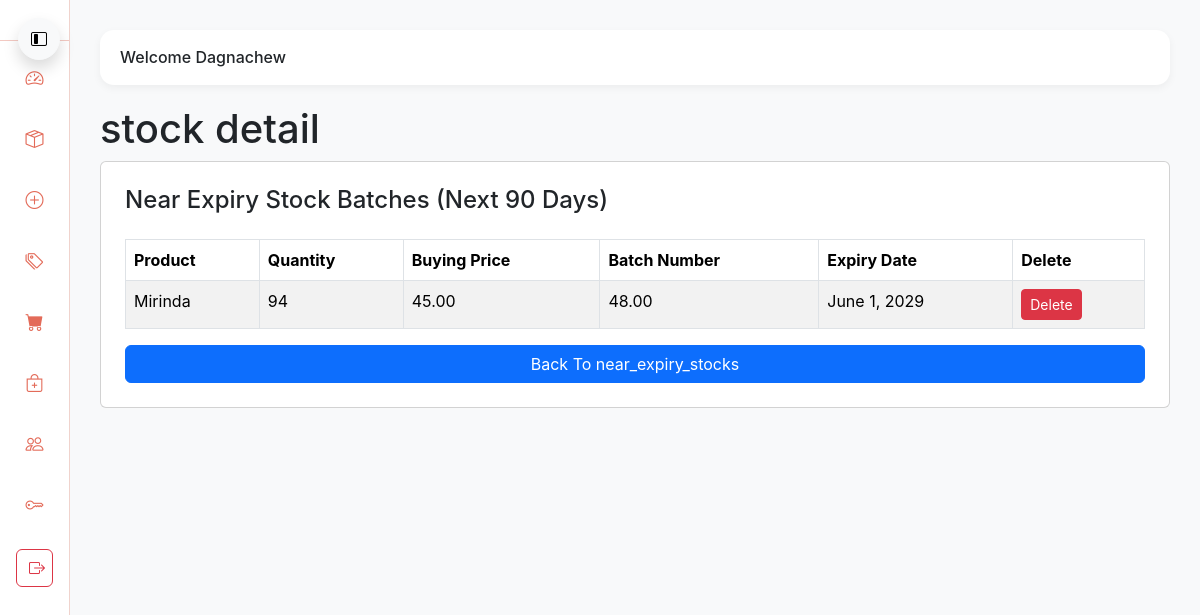
/stock_deatil/10/ (signed in), run on the app's committed database.
### authentication/models.py (models this page shows, shortened)
class CustomUser(AbstractUser):
    class UserType(models.TextChoices):
        ADMIN = "admin", "Admin"
        CASHIER = "cashier", "Cashier"
    user_type = models.CharField(
        max_length=20,
        choices=UserType.choices,
        default=UserType.CASHIER
    )
    middle_name = models.CharField(max_length=100, null=True, blank=True)
    company = models.ForeignKey(Company, on_delete=models.CASCADE, null=True, blank=True)

### myapp/models.py (models this page shows, shortened)
class Stock(models.Model):
    company = models.ForeignKey(Company, on_delete=models.CASCADE, null=True, blank=True)
    product = models.ForeignKey(Product,related_name="batches", on_delete=models.CASCADE)
    quantity = models.PositiveIntegerField()
    buying_price = models.DecimalField(max_digits=10, decimal_places=2)
    batch_number = models.CharField(max_length=100, blank=True, null=True)
    expiry_date = models.DateField(blank=True, null=True)
    added_at = models.DateTimeField(auto_now_add=True)

class Product(models.Model):
    company = models.ForeignKey(Company, on_delete=models.CASCADE, null=True, blank=True)
    name = models.CharField(max_length=200)
    category = models.ForeignKey(Category, on_delete=models.SET_NULL, null=True)
    barcode = models.CharField(max_length=100, blank=True, null=True)
    selling_price = models.DecimalField(max_digits=10, decimal_places=2)
    low_stock_threshold = models.PositiveIntegerField(default=10)  # NEW FIELD
    created_at = models.DateTimeField(auto_now_add=True)

### myapp/views.py (the view)
# urls.py: path('stock_deatil/<int:stock_id>/', views.stock_deatil, name='stock_deatil'),
@login_required(login_url='/accounts/login')
@user_passes_test(is_admin)
def stock_deatil(request, stock_id):
    stock = get_object_or_404(Stock, id = stock_id)
    context = {
        'stock': stock,
    }
    return render(request, 'stock_detail.html', context)

### authentication/views.py (called while the page is built)
def is_admin(user):
    return user.user_type == 'admin'

### template/stock_detail.html
{% extends 'base.html' %}
{% block content %}
<h1>stock detail</h1>
{% if stock %}
<div class="card card-simple p-4">
    <h4>Near Expiry Stock Batches (Next 90 Days)</h4>
    <table class="table table-striped table-bordered mt-3">
        <thead>
            <tr>
                <th>Product</th>
                <th>Quantity</th>
                <th>Buying Price</th>
                <th>Batch Number</th>
                <th>Expiry Date</th>
                <th>Delete</th>
            </tr>
        </thead>
        <tbody>
            <tr>
                <td>{{ stock.product.name }}</td>
                <td>{{ stock.quantity }}</td>
                <td>{{ stock.buying_price }}</td>
                <td>{{ stock.product.selling_price }}</td>
                <td>{{ stock.expiry_date }}</td>
                <td>
                    <a href="{% url 'delete_stock' stock.id %}" class="btn btn-danger btn-sm text-white"> Delete </a>
                </td>
            </tr>
        </tbody>
    </table>
    <a href="{% url 'near_expiry_stocks' %}" class="btn btn-primary btn-md">Back To near_expiry_stocks</a>
</div>
{% endif %}
{%endblock%}

### template/base.html (shortened to what this page needs)
<!DOCTYPE html>
<html lang="en">
<head>
    <link href="https://cdn.jsdelivr.net/npm/bootstrap@5.3.3/dist/css/bootstrap.min.css" rel="stylesheet">
    <link href="https://cdn.jsdelivr.net/npm/bootstrap-icons@1.11.1/font/bootstrap-icons.css" rel="stylesheet">
</head>
<body>
    <div class="sidebar collapsed ">
        <div>
            <button class="btn btn-light shadow sidebar-toggle" onclick="toggleSidebar()">
                <i class="bi bi-layout-sidebar-inset"></i>
            </button>
        </div>
        <a href="{% url 'home' %}" class="{% if request.resolver_match.url_name == 'home' %}active{% endif %}">
            <i class="bi bi-speedometer2"></i>
        </a>
        <a href="{% url 'products' %}" class="{% if request.resolver_match.url_name == 'products' %}active{% endif %}">
            <i class="bi bi-box-seam"></i>
        </a>
        <a href="{% url 'add_product' %}" class="{% if request.resolver_match.url_name == 'add_product' %}active{% endif %}">
            <i class="bi bi-plus-circle"></i>
        </a>
        <a href="{% url 'add_category' %}" class="{% if request.resolver_match.url_name == 'add_category' %}active{% endif %}">
            <i class="bi bi-tags"></i>
        </a>
        <a href="{% url 'sales' %}" class="{% if request.resolver_match.url_name == 'sales' %}active{% endif %}">
            <i class="bi bi-cart-fill"></i>
        </a>
        <a href="{% url 'add_sale' %}" class="{% if request.resolver_match.url_name == 'add_sale' %}active{% endif %}">
            <i class="bi bi-bag-plus"></i>
        </a>
        <a href="{% url 'manage_users' %}" class="{% if request.resolver_match.url_name == 'manage_users' %}active{% endif %}">
            <i class="bi bi-people"></i>
        </a>
        <a href="{% url 'password_change' %}">
            <i class="bi bi-key"></i>
        </a>
        <form method="POST" action="{% url 'logout' %}" class="m-3">
            <button type="submit" class="btn btn-outline-danger w-100">
                <i class="bi bi-box-arrow-right"></i>
            </button>
        </form>
    </div>
    <div class="main-content collapsed">
        <div class="top-bar">
            <h6 class="m-0">Welcome {{ request.user.first_name }}</h6>
        </div>
        {% block content %}
        {% endblock %}
    </div>
</body>
</html>

### template/base.html (style rules this page uses)
:root { --coral: #ff7f6b; --coral-dark: #e36b59; --sidebar-bg: #ffffff; --sidebar-text: #3a3a3a; --sidebar-hover: #ffe5e0; }
body { font-family: 'Inter', sans-serif; background: #f8f9fa; }
.sidebar { width: 240px; height: 100vh; background: var(--sidebar-bg); border-right: 1px solid #f0d3cd; padding-top: 20px; position: fixed; transition: width 0.3s ease; overflow-x: hidden; z-index: 1000; }
.sidebar.collapsed { width: 70px; }
.sidebar a { color: var(--sidebar-text); padding: 14px 20px; display: flex; align-items: center; gap: 12px; font-size: 15px; text-decoration: none; transition: 0.25s; border-radius: 10px; margin: 6px 10px; }
.sidebar a i { font-size: 18px; color: var(--coral-dark); }
.sidebar.collapsed a { justify-content: center; }
.main-content { margin-left: 240px; padding: 30px; transition: margin-left 0.3s ease; }
.main-content.collapsed { margin-left: 70px; }
.top-bar { background: #ffffff; padding: 18px 20px; border-radius: 14px; box-shadow: 0 3px 8px rgba(0,0,0,0.05); margin-bottom: 20px; display: flex; align-items: center; gap: 12px; }
.sidebar-toggle { position: fixed; top: 18px; left: 18px; z-index: 1100; width: 42px; height: 42px; border-radius: 50%; }

### data on the page
CustomUser: user.first_name "Dagnachew"
Stock: product.name "Mirinda", quantity "94", buying_price "45.00", product.selling_price "48.00", expiry_date "June 1, 2029"
